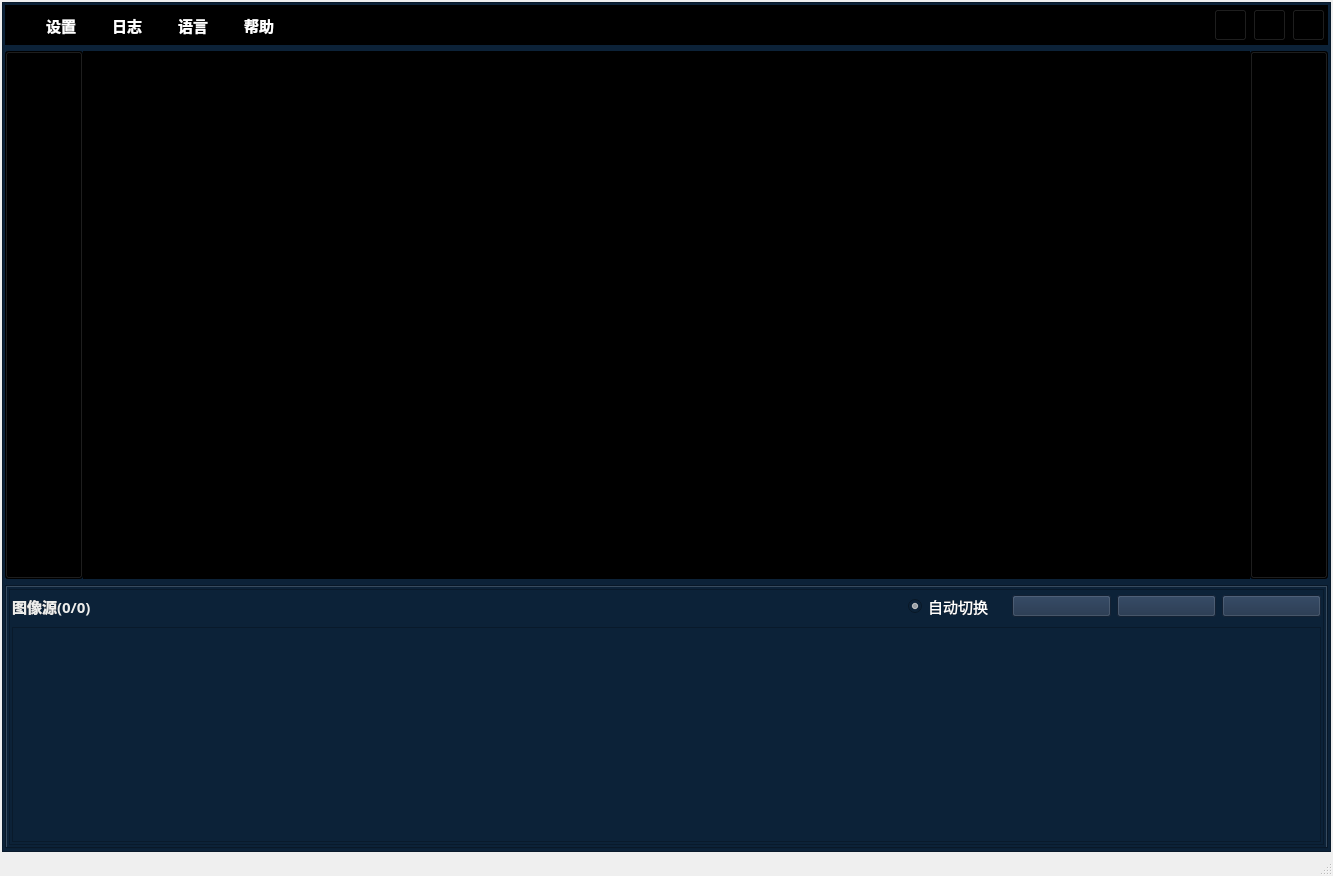
<?xml version="1.0" encoding="UTF-8"?>
<ui version="4.0">
 <class>ImageToolClassClass</class>
 <widget class="QMainWindow" name="ImageToolClassClass">
  <property name="geometry">
   <rect>
    <x>0</x>
    <y>0</y>
    <width>1333</width>
    <height>876</height>
   </rect>
  </property>
  <property name="windowTitle">
   <string>ImageToolClass</string>
  </property>
  <widget class="QWidget" name="centralWidget">
   <layout class="QGridLayout" name="gridLayout_4">
    <property name="leftMargin">
     <number>2</number>
    </property>
    <property name="topMargin">
     <number>2</number>
    </property>
    <property name="rightMargin">
     <number>2</number>
    </property>
    <property name="bottomMargin">
     <number>2</number>
    </property>
    <property name="spacing">
     <number>2</number>
    </property>
    <item row="0" column="0">
     <widget class="QFrame" name="frame_5">
      <property name="styleSheet">
       <string notr="true">background-color: rgb(12, 34, 56);</string>
      </property>
      <property name="frameShape">
       <enum>QFrame::StyledPanel</enum>
      </property>
      <property name="frameShadow">
       <enum>QFrame::Raised</enum>
      </property>
      <layout class="QGridLayout" name="gridLayout_3">
       <property name="leftMargin">
        <number>2</number>
       </property>
       <property name="topMargin">
        <number>2</number>
       </property>
       <property name="rightMargin">
        <number>2</number>
       </property>
       <property name="bottomMargin">
        <number>2</number>
       </property>
       <property name="spacing">
        <number>2</number>
       </property>
       <item row="0" column="0">
        <layout class="QVBoxLayout" name="verticalLayout_3" stretch="1,20">
         <item>
          <widget class="QFrame" name="frame">
           <property name="styleSheet">
            <string notr="true">background-color: rgb(0, 0, 0);</string>
           </property>
           <property name="frameShape">
            <enum>QFrame::StyledPanel</enum>
           </property>
           <property name="frameShadow">
            <enum>QFrame::Raised</enum>
           </property>
           <layout class="QGridLayout" name="gridLayout">
            <property name="leftMargin">
             <number>2</number>
            </property>
            <property name="topMargin">
             <number>2</number>
            </property>
            <property name="rightMargin">
             <number>2</number>
            </property>
            <property name="bottomMargin">
             <number>2</number>
            </property>
            <property name="spacing">
             <number>2</number>
            </property>
            <item row="0" column="0">
             <layout class="QHBoxLayout" name="horizontalLayout_18" stretch="1,2,10,8,20,1">
              <item>
               <layout class="QHBoxLayout" name="horizontalLayout_17" stretch="1,10">
                <item>
                 <widget class="QLabel" name="label_10">
                  <property name="sizePolicy">
                   <sizepolicy hsizetype="Expanding" vsizetype="Expanding">
                    <horstretch>0</horstretch>
                    <verstretch>0</verstretch>
                   </sizepolicy>
                  </property>
                  <property name="maximumSize">
                   <size>
                    <width>100</width>
                    <height>30</height>
                   </size>
                  </property>
                  <property name="text">
                   <string/>
                  </property>
                  <property name="pixmap">
                   <pixmap>../../../MatchTest/Resources/Quectel LOGO-20220215.png</pixmap>
                  </property>
                  <property name="scaledContents">
                   <bool>true</bool>
                  </property>
                 </widget>
                </item>
                <item>
                 <spacer name="horizontalSpacer_6">
                  <property name="orientation">
                   <enum>Qt::Horizontal</enum>
                  </property>
                  <property name="sizeHint" stdset="0">
                   <size>
                    <width>638</width>
                    <height>20</height>
                   </size>
                  </property>
                 </spacer>
                </item>
               </layout>
              </item>
              <item>
               <layout class="QHBoxLayout" name="horizontalLayout_28" stretch="1,1,1,1,0">
                <property name="spacing">
                 <number>20</number>
                </property>
                <item>
                 <widget class="QToolButton" name="toolButton_4">
                  <property name="font">
                   <font>
                    <family>Times New Roman</family>
                    <pointsize>11</pointsize>
                    <weight>75</weight>
                    <bold>true</bold>
                   </font>
                  </property>
                  <property name="layoutDirection">
                   <enum>Qt::LeftToRight</enum>
                  </property>
                  <property name="styleSheet">
                   <string notr="true">color: rgb(255, 255, 255);
background-color: rgb(0, 0, 0);</string>
                  </property>
                  <property name="text">
                   <string>设置</string>
                  </property>
                  <property name="toolButtonStyle">
                   <enum>Qt::ToolButtonTextOnly</enum>
                  </property>
                  <property name="autoRaise">
                   <bool>true</bool>
                  </property>
                 </widget>
                </item>
                <item>
                 <widget class="QToolButton" name="toolButton_5">
                  <property name="font">
                   <font>
                    <family>Times New Roman</family>
                    <pointsize>11</pointsize>
                    <weight>75</weight>
                    <bold>true</bold>
                   </font>
                  </property>
                  <property name="layoutDirection">
                   <enum>Qt::LeftToRight</enum>
                  </property>
                  <property name="styleSheet">
                   <string notr="true">color: rgb(255, 255, 255);
background-color: rgb(0, 0, 0);</string>
                  </property>
                  <property name="text">
                   <string>日志</string>
                  </property>
                  <property name="toolButtonStyle">
                   <enum>Qt::ToolButtonTextOnly</enum>
                  </property>
                  <property name="autoRaise">
                   <bool>true</bool>
                  </property>
                 </widget>
                </item>
                <item>
                 <widget class="QToolButton" name="toolButton_6">
                  <property name="font">
                   <font>
                    <family>Liberation Serif</family>
                    <pointsize>11</pointsize>
                    <weight>75</weight>
                    <bold>true</bold>
                   </font>
                  </property>
                  <property name="layoutDirection">
                   <enum>Qt::LeftToRight</enum>
                  </property>
                  <property name="styleSheet">
                   <string notr="true">color: rgb(255, 255, 255);
background-color: rgb(0, 0, 0);</string>
                  </property>
                  <property name="text">
                   <string>语言</string>
                  </property>
                  <property name="toolButtonStyle">
                   <enum>Qt::ToolButtonTextOnly</enum>
                  </property>
                  <property name="autoRaise">
                   <bool>true</bool>
                  </property>
                 </widget>
                </item>
                <item>
                 <widget class="QToolButton" name="toolButton_7">
                  <property name="font">
                   <font>
                    <family>Liberation Serif</family>
                    <pointsize>11</pointsize>
                    <weight>75</weight>
                    <bold>true</bold>
                   </font>
                  </property>
                  <property name="layoutDirection">
                   <enum>Qt::LeftToRight</enum>
                  </property>
                  <property name="styleSheet">
                   <string notr="true">color: rgb(255, 255, 255);
background-color: rgb(0, 0, 0);</string>
                  </property>
                  <property name="text">
                   <string>帮助</string>
                  </property>
                  <property name="toolButtonStyle">
                   <enum>Qt::ToolButtonTextOnly</enum>
                  </property>
                  <property name="autoRaise">
                   <bool>true</bool>
                  </property>
                 </widget>
                </item>
                <item>
                 <spacer name="horizontalSpacer">
                  <property name="orientation">
                   <enum>Qt::Horizontal</enum>
                  </property>
                  <property name="sizeHint" stdset="0">
                   <size>
                    <width>40</width>
                    <height>20</height>
                   </size>
                  </property>
                 </spacer>
                </item>
               </layout>
              </item>
              <item>
               <spacer name="horizontalSpacer_3">
                <property name="orientation">
                 <enum>Qt::Horizontal</enum>
                </property>
                <property name="sizeHint" stdset="0">
                 <size>
                  <width>40</width>
                  <height>20</height>
                 </size>
                </property>
               </spacer>
              </item>
              <item>
               <widget class="QLabel" name="label_title">
                <property name="font">
                 <font>
                  <family>微软雅黑</family>
                  <pointsize>11</pointsize>
                  <weight>75</weight>
                  <bold>true</bold>
                 </font>
                </property>
                <property name="text">
                 <string>TextLabel</string>
                </property>
               </widget>
              </item>
              <item>
               <spacer name="horizontalSpacer_7">
                <property name="orientation">
                 <enum>Qt::Horizontal</enum>
                </property>
                <property name="sizeHint" stdset="0">
                 <size>
                  <width>678</width>
                  <height>20</height>
                 </size>
                </property>
               </spacer>
              </item>
              <item>
               <layout class="QHBoxLayout" name="horizontalLayout_10" stretch="1,11,0">
                <item>
                 <widget class="QToolButton" name="toolButton">
                  <property name="autoFillBackground">
                   <bool>false</bool>
                  </property>
                  <property name="text">
                   <string/>
                  </property>
                  <property name="icon">
                   <iconset>
                    <normaloff>../../../MatchTest/Resources/窗口最小化.png</normaloff>../../../MatchTest/Resources/窗口最小化.png</iconset>
                  </property>
                  <property name="iconSize">
                   <size>
                    <width>25</width>
                    <height>25</height>
                   </size>
                  </property>
                 </widget>
                </item>
                <item>
                 <widget class="QToolButton" name="toolButton_2">
                  <property name="text">
                   <string/>
                  </property>
                  <property name="icon">
                   <iconset>
                    <normaloff>../../../MatchTest/Resources/expand-全屏化.png</normaloff>../../../MatchTest/Resources/expand-全屏化.png</iconset>
                  </property>
                  <property name="iconSize">
                   <size>
                    <width>25</width>
                    <height>25</height>
                   </size>
                  </property>
                 </widget>
                </item>
                <item>
                 <widget class="QToolButton" name="toolButton_3">
                  <property name="text">
                   <string/>
                  </property>
                  <property name="icon">
                   <iconset>
                    <normaloff>../../../MatchTest/Resources/关闭.png</normaloff>../../../MatchTest/Resources/关闭.png</iconset>
                  </property>
                  <property name="iconSize">
                   <size>
                    <width>25</width>
                    <height>25</height>
                   </size>
                  </property>
                 </widget>
                </item>
               </layout>
              </item>
             </layout>
            </item>
           </layout>
          </widget>
         </item>
         <item>
          <layout class="QVBoxLayout" name="verticalLayout_2" stretch="2,1">
           <item>
            <layout class="QHBoxLayout" name="horizontalLayout_2" stretch="1,15,1">
             <property name="spacing">
              <number>0</number>
             </property>
             <item>
              <widget class="QToolButton" name="toolButton_provious">
               <property name="sizePolicy">
                <sizepolicy hsizetype="Expanding" vsizetype="Expanding">
                 <horstretch>0</horstretch>
                 <verstretch>0</verstretch>
                </sizepolicy>
               </property>
               <property name="styleSheet">
                <string notr="true">background-color: rgb(0, 0, 0);</string>
               </property>
               <property name="text">
                <string/>
               </property>
               <property name="icon">
                <iconset>
                 <normaloff>../../../MatchTest/Resources/切换器左.png</normaloff>../../../MatchTest/Resources/切换器左.png</iconset>
               </property>
               <property name="iconSize">
                <size>
                 <width>25</width>
                 <height>25</height>
                </size>
               </property>
              </widget>
             </item>
             <item>
              <widget class="QLabel" name="label_image">
               <property name="styleSheet">
                <string notr="true">background-color: rgb(0, 0, 0);</string>
               </property>
               <property name="text">
                <string/>
               </property>
               <property name="alignment">
                <set>Qt::AlignCenter</set>
               </property>
              </widget>
             </item>
             <item>
              <widget class="QToolButton" name="toolButton_next">
               <property name="sizePolicy">
                <sizepolicy hsizetype="Expanding" vsizetype="Expanding">
                 <horstretch>0</horstretch>
                 <verstretch>0</verstretch>
                </sizepolicy>
               </property>
               <property name="styleSheet">
                <string notr="true">background-color: rgb(0, 0, 0);</string>
               </property>
               <property name="text">
                <string/>
               </property>
               <property name="icon">
                <iconset>
                 <normaloff>../../../MatchTest/Resources/切换器右.png</normaloff>../../../MatchTest/Resources/切换器右.png</iconset>
               </property>
               <property name="iconSize">
                <size>
                 <width>25</width>
                 <height>25</height>
                </size>
               </property>
              </widget>
             </item>
            </layout>
           </item>
           <item>
            <widget class="QTabWidget" name="tabWidget">
             <property name="font">
              <font>
               <family>微软雅黑</family>
               <pointsize>12</pointsize>
               <weight>50</weight>
               <bold>false</bold>
              </font>
             </property>
             <property name="autoFillBackground">
              <bool>false</bool>
             </property>
             <property name="styleSheet">
              <string notr="true">color: rgb(255, 255, 255);</string>
             </property>
             <property name="tabPosition">
              <enum>QTabWidget::North</enum>
             </property>
             <property name="tabShape">
              <enum>QTabWidget::Rounded</enum>
             </property>
             <property name="currentIndex">
              <number>0</number>
             </property>
             <property name="movable">
              <bool>false</bool>
             </property>
             <property name="tabBarAutoHide">
              <bool>true</bool>
             </property>
             <widget class="QWidget" name="tab">
              <attribute name="title">
               <string>参数设置</string>
              </attribute>
              <layout class="QGridLayout" name="gridLayout_5">
               <property name="leftMargin">
                <number>2</number>
               </property>
               <property name="topMargin">
                <number>2</number>
               </property>
               <property name="rightMargin">
                <number>2</number>
               </property>
               <property name="bottomMargin">
                <number>2</number>
               </property>
               <property name="spacing">
                <number>2</number>
               </property>
               <item row="0" column="0">
                <widget class="QFrame" name="frame_2">
                 <property name="frameShape">
                  <enum>QFrame::StyledPanel</enum>
                 </property>
                 <property name="frameShadow">
                  <enum>QFrame::Raised</enum>
                 </property>
                 <layout class="QGridLayout" name="gridLayout_2">
                  <property name="leftMargin">
                   <number>2</number>
                  </property>
                  <property name="topMargin">
                   <number>2</number>
                  </property>
                  <property name="rightMargin">
                   <number>2</number>
                  </property>
                  <property name="bottomMargin">
                   <number>2</number>
                  </property>
                  <property name="spacing">
                   <number>2</number>
                  </property>
                  <item row="0" column="0">
                   <layout class="QVBoxLayout" name="verticalLayout" stretch="1,0">
                    <item>
                     <layout class="QHBoxLayout" name="horizontalLayout" stretch="1,8,1,1,1,1">
                      <item>
                       <widget class="QLabel" name="label_imageNumber">
                        <property name="font">
                         <font>
                          <family>微软雅黑</family>
                          <pointsize>11</pointsize>
                          <weight>75</weight>
                          <bold>true</bold>
                         </font>
                        </property>
                        <property name="styleSheet">
                         <string notr="true">color: rgb(238, 238, 236);</string>
                        </property>
                        <property name="text">
                         <string>图像源(0/0)</string>
                        </property>
                       </widget>
                      </item>
                      <item>
                       <spacer name="horizontalSpacer_2">
                        <property name="orientation">
                         <enum>Qt::Horizontal</enum>
                        </property>
                        <property name="sizeHint" stdset="0">
                         <size>
                          <width>40</width>
                          <height>20</height>
                         </size>
                        </property>
                       </spacer>
                      </item>
                      <item>
                       <widget class="QRadioButton" name="radioButton_switchImage">
                        <property name="font">
                         <font>
                          <family>微软雅黑</family>
                          <pointsize>11</pointsize>
                          <weight>50</weight>
                          <bold>false</bold>
                         </font>
                        </property>
                        <property name="text">
                         <string>自动切换</string>
                        </property>
                        <property name="checked">
                         <bool>true</bool>
                        </property>
                       </widget>
                      </item>
                      <item>
                       <widget class="QPushButton" name="btn_openImage">
                        <property name="styleSheet">
                         <string notr="true">color: rgb(238, 238, 236);
background-color: rgb(27, 46, 71);</string>
                        </property>
                        <property name="text">
                         <string/>
                        </property>
                        <property name="icon">
                         <iconset>
                          <normaloff>../../../MatchTest/Resources/历史图像.png</normaloff>../../../MatchTest/Resources/历史图像.png</iconset>
                        </property>
                        <property name="iconSize">
                         <size>
                          <width>20</width>
                          <height>20</height>
                         </size>
                        </property>
                       </widget>
                      </item>
                      <item>
                       <widget class="QPushButton" name="btn_imagefiles">
                        <property name="styleSheet">
                         <string notr="true">color: rgb(238, 238, 236);
background-color: rgb(27, 46, 71);</string>
                        </property>
                        <property name="text">
                         <string/>
                        </property>
                        <property name="icon">
                         <iconset>
                          <normaloff>../../../MatchTest/Resources/打开.png</normaloff>../../../MatchTest/Resources/打开.png</iconset>
                        </property>
                        <property name="iconSize">
                         <size>
                          <width>20</width>
                          <height>20</height>
                         </size>
                        </property>
                       </widget>
                      </item>
                      <item>
                       <widget class="QPushButton" name="btn_deleteImage">
                        <property name="styleSheet">
                         <string notr="true">color: rgb(238, 238, 236);
background-color: rgb(27, 46, 71);</string>
                        </property>
                        <property name="text">
                         <string/>
                        </property>
                        <property name="icon">
                         <iconset>
                          <normaloff>../../../MatchTest/Resources/删除.png</normaloff>../../../MatchTest/Resources/删除.png</iconset>
                        </property>
                        <property name="iconSize">
                         <size>
                          <width>20</width>
                          <height>20</height>
                         </size>
                        </property>
                       </widget>
                      </item>
                     </layout>
                    </item>
                    <item>
                     <widget class="QListWidget" name="listWidget">
                      <property name="verticalScrollBarPolicy">
                       <enum>Qt::ScrollBarAlwaysOff</enum>
                      </property>
                      <property name="horizontalScrollBarPolicy">
                       <enum>Qt::ScrollBarAsNeeded</enum>
                      </property>
                      <property name="iconSize">
                       <size>
                        <width>210</width>
                        <height>175</height>
                       </size>
                      </property>
                      <property name="horizontalScrollMode">
                       <enum>QAbstractItemView::ScrollPerPixel</enum>
                      </property>
                      <property name="movement">
                       <enum>QListView::Static</enum>
                      </property>
                      <property name="flow">
                       <enum>QListView::LeftToRight</enum>
                      </property>
                      <property name="resizeMode">
                       <enum>QListView::Adjust</enum>
                      </property>
                      <property name="spacing">
                       <number>8</number>
                      </property>
                      <property name="viewMode">
                       <enum>QListView::ListMode</enum>
                      </property>
                     </widget>
                    </item>
                   </layout>
                  </item>
                 </layout>
                </widget>
               </item>
              </layout>
             </widget>
            </widget>
           </item>
          </layout>
         </item>
        </layout>
       </item>
      </layout>
     </widget>
    </item>
   </layout>
  </widget>
  <widget class="QStatusBar" name="statusBar"/>
 </widget>
 <layoutdefault spacing="6" margin="11"/>
 <resources/>
 <connections/>
</ui>
